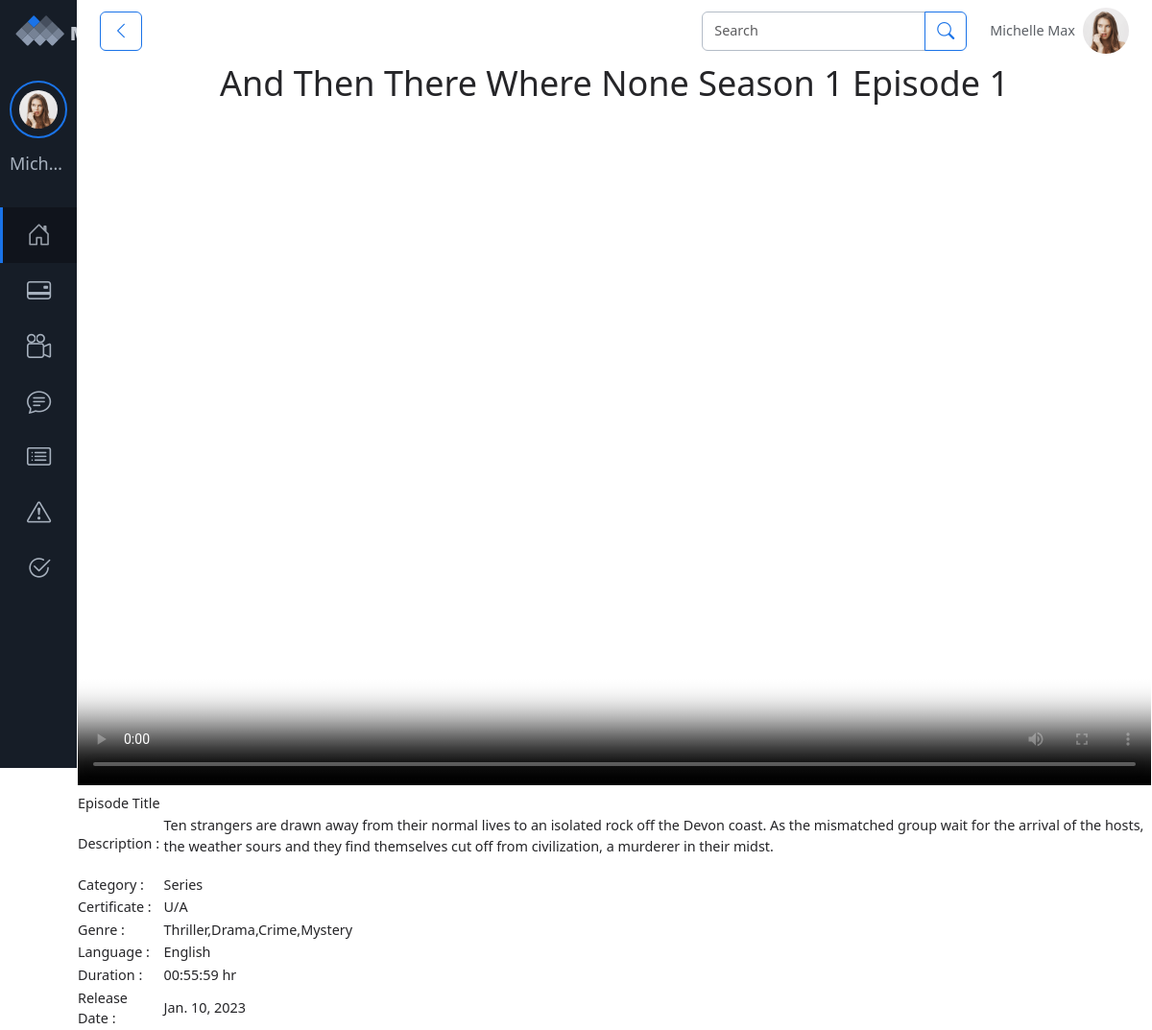
The page /User/EpisodeDetails/1 on the database its author committed.
### Admin/models.py (models this page shows)
class tbl_content(models.Model):
    details_id = models.ForeignKey(tbl_content_details, on_delete=models.CASCADE,null=True)
    content_season = models.IntegerField(null=True)
    content_episode = models.IntegerField(null=True)
    content_file = models.FileField(upload_to='Files/Contents/')
    content_release_date = models.DateField()
    content_duration = models.CharField(max_length=10)
    content_title = models.CharField(max_length=500)
    content_description = models.TextField()

class tbl_content_details(models.Model):
    category_id = models.ForeignKey(tbl_category, on_delete=models.CASCADE,null=True)
    language_id = models.ForeignKey(tbl_language, on_delete=models.CASCADE,null=True)
    user_id = models.ForeignKey(tbl_user, on_delete=models.CASCADE,null=True)
    details_certificate = models.CharField(max_length=100)
    details_title = models.CharField(max_length=500)
    details_description = models.TextField()
    details_photo = models.FileField(upload_to='Files/Contents/Posters/')
    details_status = models.IntegerField(default=0)
    details_genres = models.CharField(max_length=50,null=True)
    details_filesize = models.IntegerField(default=0)

class tbl_category(models.Model):
    category_name=models.CharField(max_length=50)

class tbl_language(models.Model):
    language_name=models.CharField(max_length=50)

### User/views.py (the view)
# urls.py: path('EpisodeDetails/<int:cid>',views.episode_details, name="episode_details"),
def episode_details(request,cid):
    episode_details = tbl_content.objects.get(id=cid)
    return render(request,'User/EpisodeDetails.html',{
        'Details':episode_details
    })

### User/Templates/User/EpisodeDetails.html (shortened to what this page needs)
{% extends 'User/Header.html' %}
{% load static %}
    {% block content %}
</head>
<body>
    <form action="" method="post">
        <table align="center">
            <tr>
                <td colspan="2" align="center"><h1>{{ Details.details_id.details_title }} Season {{ Details.content_season }} Episode {{ Details.content_episode }}</h1></td>
            </tr>
            <tr>
                <td colspan="2" align="center">
                    <video src="{{ Details.content_file.url }}" controls poster="{{ Details.details_id.details_photo.url }}"></video>
                </td>
            </tr>
            <tr>
                <td>Episode Title</td>
                <td><h2>{{ Details.content_title }}</h2></td>
            </tr>
            <tr>
                <td>Description :</td>
                <td><p>{{ Details.content_description }}</p></td>
            </tr>
            <tr>
                <td>Category :</td>
                <td>{{ Details.details_id.category_id.category_name }}</td>
            </tr>
            <tr>
                <td>Certificate :</td>
                <td>{{ Details.details_id.details_certificate }}</td>
            </tr>
            <tr>
                <td>Genre :</td>
                <td>{{ Details.details_id.details_genres }}</td>
            </tr>
            <tr>
                <td>Language :</td>
                <td>{{ Details.details_id.language_id.language_name }}</td>
            </tr>
            <tr>
                <td>Duration :</td>
                <td>{{ Details.content_duration }} hr</td>
            </tr>
            <tr>
                <td>Release Date :</td>
                <td>{{ Details.content_release_date }}</td>
            </tr>
        </table>
    </form>
</body>
</html>
{% endblock content %}

### User/Templates/User/EpisodeDetails.html (style rules this page uses)
video { width: 100%; height: 700px; }

### rows shown on the page
tbl_content: details_id.details_title "And Then There Where None", content_season "1", content_episode "1", content_description "Ten strangers are drawn away from their normal lives to an isolated rock off the Devon coast. As the mismatched group wait for the arrival of the hosts, the weather sours and they find themselves cut off from civilization, a murderer in their midst.", details_id.category_id.category_name "Series", details_id.details_certificate "U/A", details_id.details_genres "Thriller,Drama,Crime,Mystery", details_id.language_id.language_name "English", content_duration "00:55:59", content_release_date "Jan. 10, 2023"
